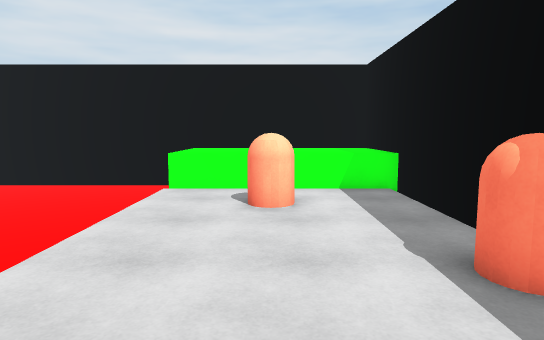
View 1 (above)

20 first-person views from a walk through a 3-D level made in the Unity game engine. The camera is 1.5 m above the floor, tilts 6° down and sees 75° across. The floor is counted in squares, 1 m on a side. Each view is taken from the middle of a square. On the plan, view 1 faces up. The plan holds only what a view shows up to about 16 squares ahead; the rest is blank. The player is left out. Surface patterns are stand-ins for the level's own textures.

View 2
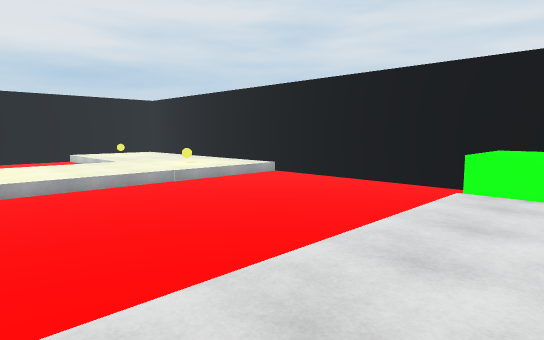

View 3
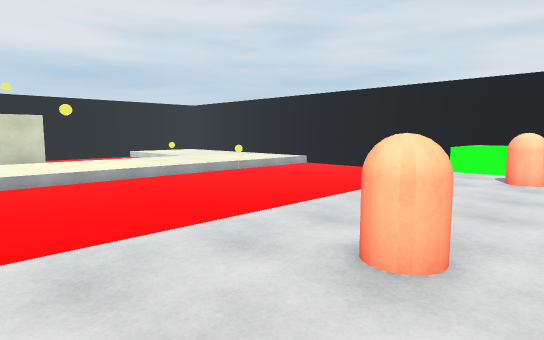

View 4
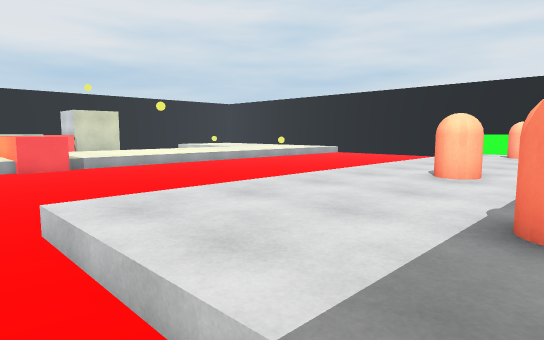

View 5
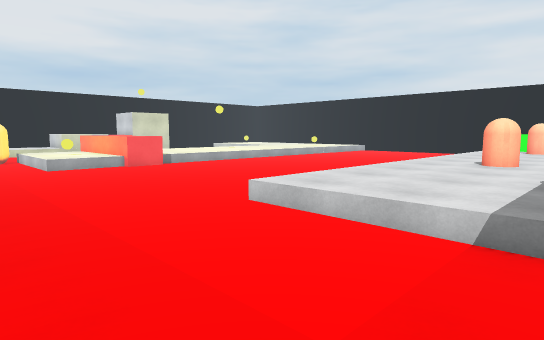

View 6
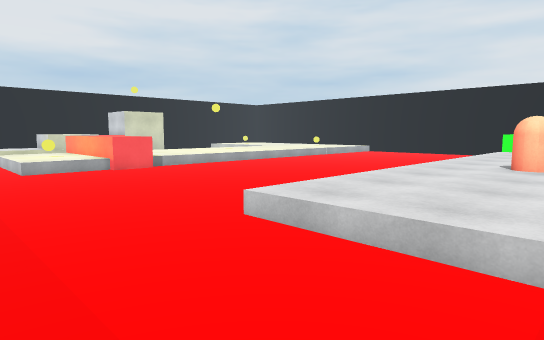

View 7
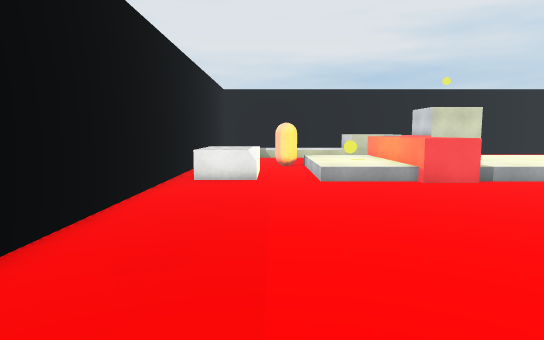

View 8
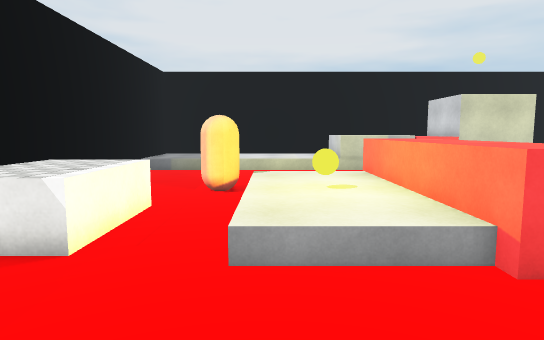

View 9
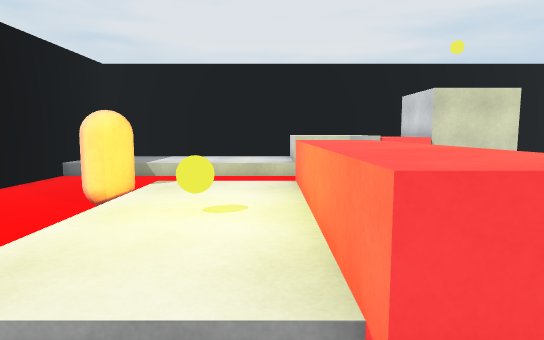

View 10
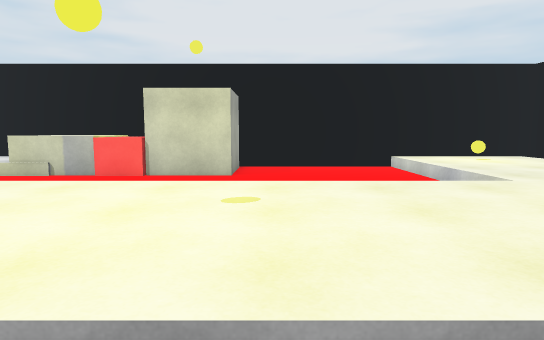

View 11
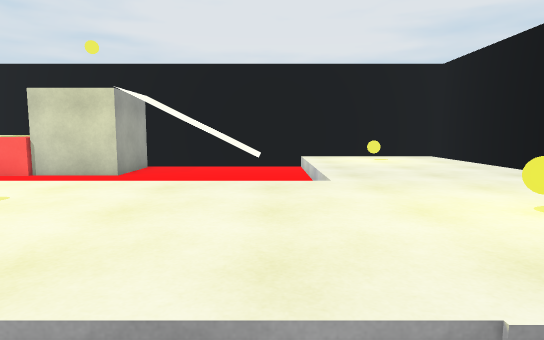

View 12
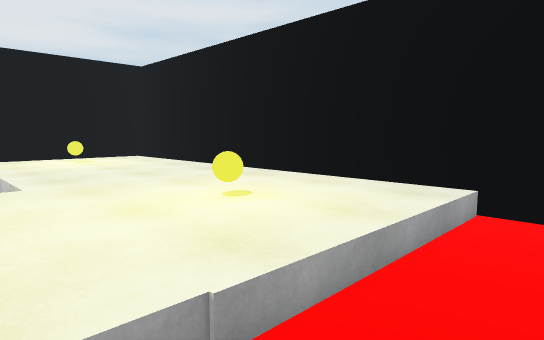

View 13
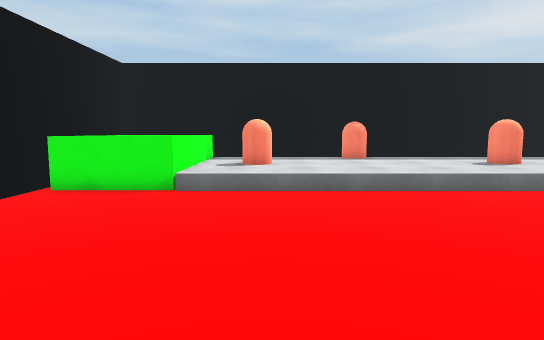

View 14
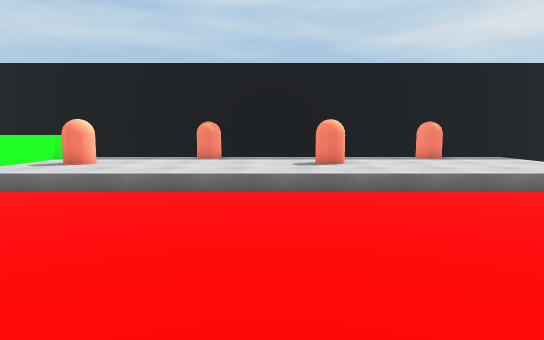

View 15
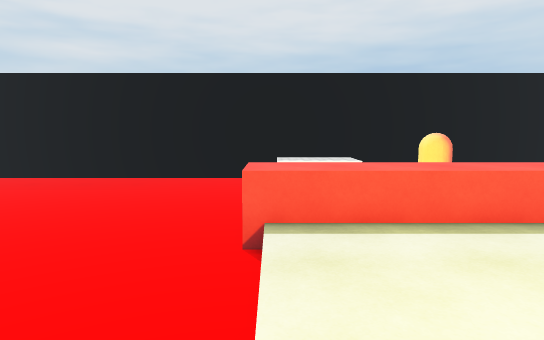

View 16
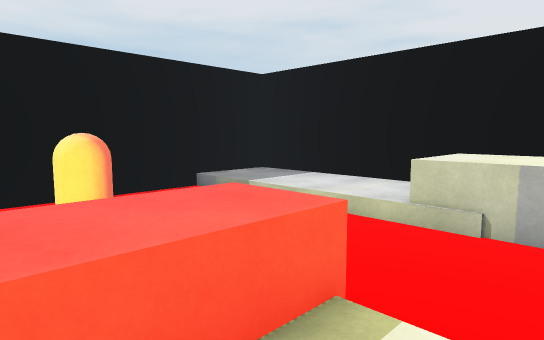

View 17
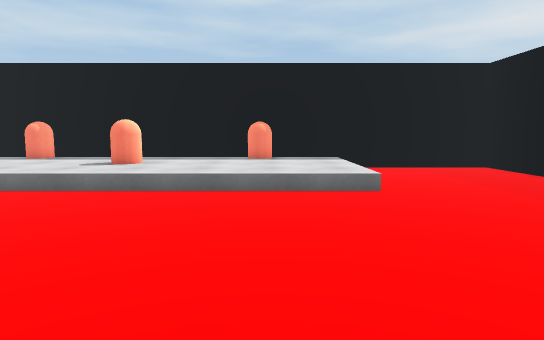

View 18
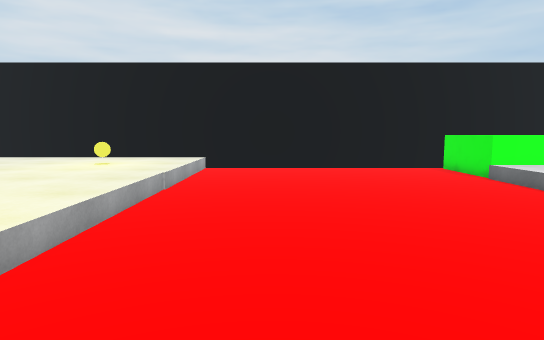

View 19
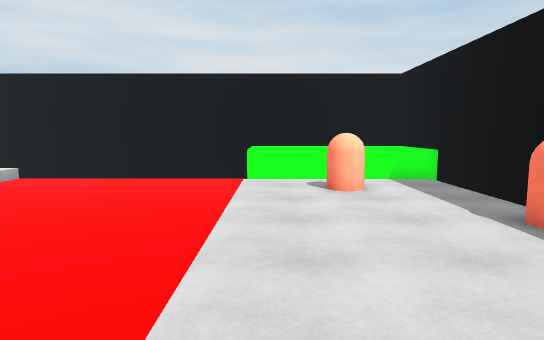

View 20
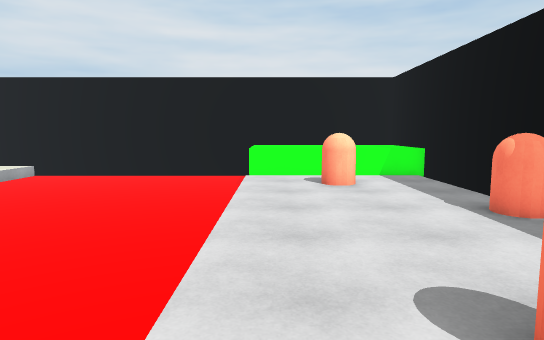

### Floor plan
Key: @ floor where view 1 was taken; # wall or solid block; . main floor; : floor 0.5 m higher than the main floor; / step, stairs or slope; ^ raised ledge; O other object.
Columns run from 27 left of view 1 to 4 right of it. Each row starts with its distance up from view 1.
 14              ##################
 13 ###############//////////^^^^^^#
 12 #:::::::::::::/.........^^^^^^^#
 11 #:::::::::::::/.........^^^^^^^#
 10 #:O::::::::O::/.........^^^^^^^#
  9 #:::::::::::::/........./::::::#
  8 #:::::::::::::/........./::O:::#
  7 #........:::::/........./::O:::#
  6 #.....  .:::::/........./::::::#
  5 #^^^..  .:::::/........./::::::#
  4 #^^^..  .:::::/........./::::OO#
  3 #.....  .:::::/........./:::::O#
  2 #.....  .:::::/........./:::::/#
  1 #.....  .:::::/........./:::::/#
  0 ####..  .:::::/........./::@::/#
 -1 ####..  .:::::/........./::OO:/#
 -2 ####..  .:::::/........./:::::/#
 -3 #  ^^.  .:::::/........./:::::/#
 -4 #^^^^. ..:::::/........./:::::/#
 -5 #^^^.....:::::/........./:::::O#
 -6 #^^^....^^^^^^^........./::::OO#
 -7 #^^^....^^^^^^^........./:::::/#
 -8 #:::..  .:::::/........./:::::/#
 -9 #:::..  .::O::/.........///////#
-10 #:::..  .:::::/................#
-11 #:::....OO.....................#
-12 #:::.....O.....................#
-13 #:::.......^^^^................#
-14 #:::.......^^^^................#
-15 ################################

Positions as (right, up) in squares from view 1, and headings:
1: (0, 0), facing up
2: (0, 0), facing up-left
3: (2, -5), facing up-left
4: (3, -10), facing up-left
5: (3, -14), facing up-left
6: (2, -13), facing up-left
7: (-2, -12), facing left
8: (-9, -10), facing left
9: (-11, -8), facing left
10: (-11, 2), facing left
11: (-11, 6), facing left
12: (-11, 6), facing up-left
13: (-12, 7), facing right
14: (-12, 1), facing right
15: (-13, 0), facing down
16: (-16, -4), facing down-left
17: (-12, -6), facing right
18: (-10, -2), facing up
19: (-2, -2), facing up
20: (-2, -3), facing up
